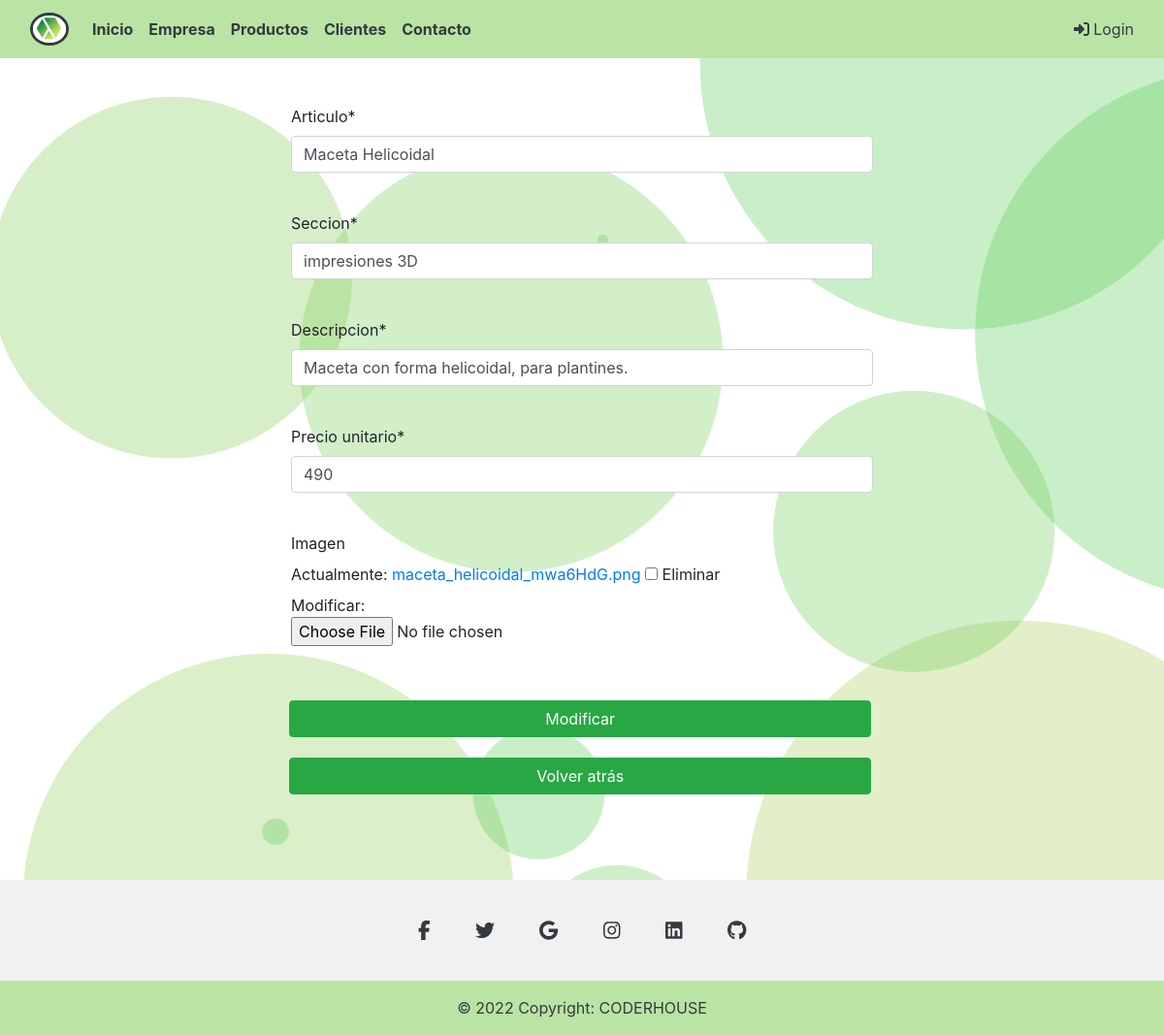
The app's page /app/3/modificar/ with its own data.
### app/models.py (models this page shows, shortened)
class Producto(models.Model):
    articulo = models.CharField(max_length=50)
    seccion = models.CharField(max_length=50)
    descripcion = models.CharField(max_length=100)
    precio_unitario = models.IntegerField()
    imagen = models.ImageField(null=True,blank=True)

### app/views.py (the view, shortened to what this page needs)
# urls.py: path('<int:pk>/modificar/',ProductUpdateView.as_view(),name="modificar_producto"),
class ProductUpdateView(UpdateView):
    model = Producto
    fields = ['articulo','seccion','descripcion','precio_unitario','imagen']
    template_name = 'modifcar_producto.html'

### templates/modifcar_producto.html (shortened to what this page needs)
{% extends "padre.html" %}
{% load crispy_forms_tags %}
{% block loquecambia %}
    <form class="form" method="POST" enctype="multipart/form-data">
        {{form.articulo|as_crispy_field }}
        <br>
        {{form.seccion|as_crispy_field }}
        <br>
        {{form.descripcion|as_crispy_field }}
        <br>
        {{form.precio_unitario|as_crispy_field }}
        <br>
        {{form.imagen|as_crispy_field }}
        <br>
        <button type="submit" class="btn btn-success bot-prod crear">Modificar</button>
        <button type="submit" class="btn btn-success bot-prod crear"><a href="{% url 'app:productos' %}" style="color: white; text-decoration: none">Volver atrás</a></button>
    </form>
{% endblock %}

### static/css/style.css (style rules this page uses)
* { margin: 0; padding: 0; box-sizing: border-box; background-attachment: fixed; }
body { background-image: url(../images/bg2.png); }
.bot-prod { margin: 2em 1.3em 2em 1.3em; }
.crear { width: 100%; margin-left: -0.30%; margin-top: 1em; }
.contacto, .form { display: flex; flex-direction: column; width: 50%; justify-content: center; margin-left: 25%; }
.form { margin-top: 3em; margin-bottom: 5.2em; }
.form button { margin-top: 1em; margin-bottom: 0.3em; }

### records on screen
Producto: articulo "Maceta Helicoidal", seccion "impresiones 3D", descripcion "Maceta con forma helicoidal, para plantines.", precio_unitario "490"
